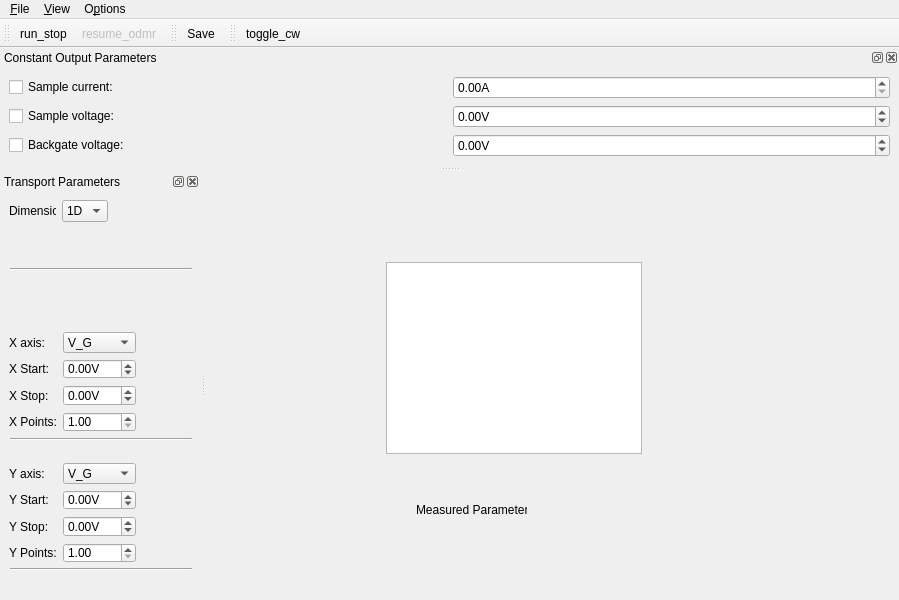
<?xml version="1.0" encoding="UTF-8"?>
<ui version="4.0">
 <class>MainWindow</class>
 <widget class="QMainWindow" name="MainWindow">
  <property name="geometry">
   <rect>
    <x>0</x>
    <y>0</y>
    <width>899</width>
    <height>600</height>
   </rect>
  </property>
  <property name="contextMenuPolicy">
   <enum>Qt::DefaultContextMenu</enum>
  </property>
  <property name="windowTitle">
   <string>qudi: ODMR</string>
  </property>
  <widget class="QWidget" name="centralwidget">
   <widget class="QLabel" name="measured_parameters_label">
    <property name="geometry">
     <rect>
      <x>210</x>
      <y>330</y>
      <width>111</width>
      <height>16</height>
     </rect>
    </property>
    <property name="text">
     <string>Measured Parameters</string>
    </property>
   </widget>
   <widget class="PlotWidget" name="transport_PlotWidget">
    <property name="geometry">
     <rect>
      <x>180</x>
      <y>90</y>
      <width>256</width>
      <height>192</height>
     </rect>
    </property>
    <property name="sizePolicy">
     <sizepolicy hsizetype="Expanding" vsizetype="Expanding">
      <horstretch>1</horstretch>
      <verstretch>1</verstretch>
     </sizepolicy>
    </property>
   </widget>
  </widget>
  <widget class="QMenuBar" name="menubar">
   <property name="geometry">
    <rect>
     <x>0</x>
     <y>0</y>
     <width>899</width>
     <height>21</height>
    </rect>
   </property>
   <widget class="QMenu" name="menu_File">
    <property name="title">
     <string>&amp;File</string>
    </property>
    <addaction name="action_Save"/>
    <addaction name="action_Close"/>
   </widget>
   <widget class="QMenu" name="menu_Options">
    <property name="title">
     <string>O&amp;ptions</string>
    </property>
    <addaction name="action_Settings"/>
    <addaction name="action_FitSettings"/>
   </widget>
   <widget class="QMenu" name="menu_View">
    <property name="title">
     <string>&amp;View</string>
    </property>
    <addaction name="action_RestoreDefault"/>
   </widget>
   <addaction name="menu_File"/>
   <addaction name="menu_View"/>
   <addaction name="menu_Options"/>
  </widget>
  <widget class="QToolBar" name="toolBar">
   <property name="windowTitle">
    <string>toolBar</string>
   </property>
   <attribute name="toolBarArea">
    <enum>TopToolBarArea</enum>
   </attribute>
   <attribute name="toolBarBreak">
    <bool>false</bool>
   </attribute>
   <addaction name="action_run_stop"/>
   <addaction name="action_resume"/>
  </widget>
  <widget class="QDockWidget" name="constant_output_DockWidget">
   <property name="enabled">
    <bool>true</bool>
   </property>
   <property name="sizePolicy">
    <sizepolicy hsizetype="Fixed" vsizetype="Fixed">
     <horstretch>1</horstretch>
     <verstretch>0</verstretch>
    </sizepolicy>
   </property>
   <property name="baseSize">
    <size>
     <width>0</width>
     <height>20</height>
    </size>
   </property>
   <property name="toolTip">
    <string/>
   </property>
   <property name="windowTitle">
    <string>Constant Output Parameters</string>
   </property>
   <attribute name="dockWidgetArea">
    <number>4</number>
   </attribute>
   <widget class="QWidget" name="dockWidgetContents_3">
    <property name="sizePolicy">
     <sizepolicy hsizetype="Minimum" vsizetype="Minimum">
      <horstretch>0</horstretch>
      <verstretch>0</verstretch>
     </sizepolicy>
    </property>
    <layout class="QGridLayout" name="gridLayout">
     <item row="0" column="0">
      <widget class="QCheckBox" name="sample_current_checkBox">
       <property name="text">
        <string>Sample current:</string>
       </property>
      </widget>
     </item>
     <item row="0" column="1">
      <widget class="ScienDSpinBox" name="constant_sample_current_DoubleSpinBox">
       <property name="sizePolicy">
        <sizepolicy hsizetype="Minimum" vsizetype="Fixed">
         <horstretch>0</horstretch>
         <verstretch>0</verstretch>
        </sizepolicy>
       </property>
       <property name="suffix">
        <string>A</string>
       </property>
       <property name="decimals">
        <number>2</number>
       </property>
       <property name="maximum">
        <double>1.000000000000000</double>
       </property>
       <property name="singleStep">
        <double>0.010000000000000</double>
       </property>
      </widget>
     </item>
     <item row="1" column="0">
      <widget class="QCheckBox" name="constant_sample_voltage_checkBox">
       <property name="text">
        <string>Sample voltage:</string>
       </property>
      </widget>
     </item>
     <item row="1" column="1">
      <widget class="ScienDSpinBox" name="constant_sample_voltage_DoubleSpinBox">
       <property name="sizePolicy">
        <sizepolicy hsizetype="Minimum" vsizetype="Fixed">
         <horstretch>0</horstretch>
         <verstretch>0</verstretch>
        </sizepolicy>
       </property>
       <property name="suffix">
        <string>V</string>
       </property>
       <property name="decimals">
        <number>2</number>
       </property>
       <property name="minimum">
        <double>-200.000000000000000</double>
       </property>
       <property name="maximum">
        <double>200.000000000000000</double>
       </property>
      </widget>
     </item>
     <item row="2" column="0">
      <widget class="QCheckBox" name="checkBox">
       <property name="text">
        <string>Backgate voltage:</string>
       </property>
      </widget>
     </item>
     <item row="2" column="1">
      <widget class="ScienDSpinBox" name="constant_backgate_voltage_DoubleSpinBox">
       <property name="sizePolicy">
        <sizepolicy hsizetype="Minimum" vsizetype="Fixed">
         <horstretch>0</horstretch>
         <verstretch>0</verstretch>
        </sizepolicy>
       </property>
       <property name="suffix">
        <string>V</string>
       </property>
       <property name="decimals">
        <number>2</number>
       </property>
       <property name="minimum">
        <double>-200.000000000000000</double>
       </property>
       <property name="maximum">
        <double>200.000000000000000</double>
       </property>
      </widget>
     </item>
    </layout>
   </widget>
  </widget>
  <widget class="QToolBar" name="save_ToolBar">
   <property name="windowTitle">
    <string>toolBar_2</string>
   </property>
   <attribute name="toolBarArea">
    <enum>TopToolBarArea</enum>
   </attribute>
   <attribute name="toolBarBreak">
    <bool>false</bool>
   </attribute>
   <addaction name="action_Save"/>
  </widget>
  <widget class="QToolBar" name="constant_output_ToolBar">
   <property name="windowTitle">
    <string>toolBar_2</string>
   </property>
   <attribute name="toolBarArea">
    <enum>TopToolBarArea</enum>
   </attribute>
   <attribute name="toolBarBreak">
    <bool>false</bool>
   </attribute>
   <addaction name="action_toggle_constant_output"/>
  </widget>
  <widget class="QDockWidget" name="transport_measurement_parameters_dockWidget">
   <property name="sizePolicy">
    <sizepolicy hsizetype="Fixed" vsizetype="Fixed">
     <horstretch>1</horstretch>
     <verstretch>0</verstretch>
    </sizepolicy>
   </property>
   <property name="minimumSize">
    <size>
     <width>200</width>
     <height>301</height>
    </size>
   </property>
   <property name="windowTitle">
    <string>Transport Parameters</string>
   </property>
   <attribute name="dockWidgetArea">
    <number>1</number>
   </attribute>
   <widget class="QWidget" name="dockWidgetContents">
    <widget class="QWidget" name="layoutWidget">
     <property name="geometry">
      <rect>
       <x>9</x>
       <y>272</y>
       <width>127</width>
       <height>100</height>
      </rect>
     </property>
     <layout class="QGridLayout" name="y_axis_gridLayout">
      <item row="0" column="1">
       <widget class="QComboBox" name="y_axis_sweep_parameter_comboBox">
        <item>
         <property name="text">
          <string>V_G</string>
         </property>
        </item>
        <item>
         <property name="text">
          <string>V_S</string>
         </property>
        </item>
        <item>
         <property name="text">
          <string>I_S</string>
         </property>
        </item>
        <item>
         <property name="text">
          <string>T</string>
         </property>
        </item>
        <item>
         <property name="text">
          <string>B</string>
         </property>
        </item>
       </widget>
      </item>
      <item row="1" column="0">
       <widget class="QLabel" name="y_start_label">
        <property name="text">
         <string>Y Start:</string>
        </property>
       </widget>
      </item>
      <item row="2" column="0">
       <widget class="QLabel" name="y_stop_label">
        <property name="text">
         <string>Y Stop:</string>
        </property>
       </widget>
      </item>
      <item row="1" column="1">
       <widget class="ScienDSpinBox" name="y_axis_start_DoubleSpinBox">
        <property name="sizePolicy">
         <sizepolicy hsizetype="Minimum" vsizetype="Fixed">
          <horstretch>0</horstretch>
          <verstretch>0</verstretch>
         </sizepolicy>
        </property>
        <property name="suffix">
         <string>V</string>
        </property>
        <property name="decimals">
         <number>2</number>
        </property>
        <property name="minimum">
         <double>-200.000000000000000</double>
        </property>
        <property name="maximum">
         <double>200.000000000000000</double>
        </property>
       </widget>
      </item>
      <item row="3" column="0">
       <widget class="QLabel" name="y_axis_points_label">
        <property name="text">
         <string>Y Points:</string>
        </property>
       </widget>
      </item>
      <item row="3" column="1">
       <widget class="ScienDSpinBox" name="y_axis_points_DoubleSpinBox">
        <property name="sizePolicy">
         <sizepolicy hsizetype="Minimum" vsizetype="Fixed">
          <horstretch>0</horstretch>
          <verstretch>0</verstretch>
         </sizepolicy>
        </property>
        <property name="suffix">
         <string>0</string>
        </property>
        <property name="decimals">
         <number>1</number>
        </property>
        <property name="minimum">
         <double>1.000000000000000</double>
        </property>
        <property name="maximum">
         <double>100000.000000000000000</double>
        </property>
       </widget>
      </item>
      <item row="2" column="1">
       <widget class="ScienDSpinBox" name="y_axis_stop_DoubleSpinBox">
        <property name="sizePolicy">
         <sizepolicy hsizetype="Minimum" vsizetype="Fixed">
          <horstretch>0</horstretch>
          <verstretch>0</verstretch>
         </sizepolicy>
        </property>
        <property name="suffix">
         <string>V</string>
        </property>
        <property name="decimals">
         <number>2</number>
        </property>
        <property name="minimum">
         <double>-200.000000000000000</double>
        </property>
        <property name="maximum">
         <double>200.000000000000000</double>
        </property>
       </widget>
      </item>
      <item row="0" column="0">
       <widget class="QLabel" name="y_axis_label">
        <property name="text">
         <string>Y axis:</string>
        </property>
       </widget>
      </item>
     </layout>
    </widget>
    <widget class="Line" name="line">
     <property name="geometry">
      <rect>
       <x>10</x>
       <y>240</y>
       <width>182</width>
       <height>16</height>
      </rect>
     </property>
     <property name="orientation">
      <enum>Qt::Horizontal</enum>
     </property>
    </widget>
    <widget class="Line" name="line_2">
     <property name="geometry">
      <rect>
       <x>10</x>
       <y>70</y>
       <width>182</width>
       <height>16</height>
      </rect>
     </property>
     <property name="orientation">
      <enum>Qt::Horizontal</enum>
     </property>
    </widget>
    <widget class="Line" name="line_3">
     <property name="geometry">
      <rect>
       <x>10</x>
       <y>370</y>
       <width>182</width>
       <height>16</height>
      </rect>
     </property>
     <property name="orientation">
      <enum>Qt::Horizontal</enum>
     </property>
    </widget>
    <widget class="QWidget" name="">
     <property name="geometry">
      <rect>
       <x>9</x>
       <y>9</y>
       <width>99</width>
       <height>22</height>
      </rect>
     </property>
     <layout class="QGridLayout" name="dimension_gridLayout">
      <item row="0" column="0">
       <widget class="QLabel" name="dimension_label">
        <property name="text">
         <string>Dimension:</string>
        </property>
       </widget>
      </item>
      <item row="0" column="1">
       <widget class="QComboBox" name="dimension_comboBox">
        <item>
         <property name="text">
          <string>1D</string>
         </property>
        </item>
        <item>
         <property name="text">
          <string>2D</string>
         </property>
        </item>
       </widget>
      </item>
     </layout>
    </widget>
    <widget class="QWidget" name="">
     <property name="geometry">
      <rect>
       <x>9</x>
       <y>141</y>
       <width>127</width>
       <height>100</height>
      </rect>
     </property>
     <layout class="QGridLayout" name="x_axis_gridLayout">
      <item row="0" column="0">
       <widget class="QLabel" name="x_axis_label">
        <property name="text">
         <string>X axis:</string>
        </property>
       </widget>
      </item>
      <item row="0" column="1">
       <widget class="QComboBox" name="x_axis_sweep_parameter_comboBox">
        <item>
         <property name="text">
          <string>V_G</string>
         </property>
        </item>
        <item>
         <property name="text">
          <string>V_S</string>
         </property>
        </item>
        <item>
         <property name="text">
          <string>I_S</string>
         </property>
        </item>
        <item>
         <property name="text">
          <string>T</string>
         </property>
        </item>
        <item>
         <property name="text">
          <string>B</string>
         </property>
        </item>
       </widget>
      </item>
      <item row="1" column="0">
       <widget class="QLabel" name="x_start_label">
        <property name="text">
         <string>X Start:</string>
        </property>
       </widget>
      </item>
      <item row="1" column="1">
       <widget class="ScienDSpinBox" name="x_axis_start_DoubleSpinBox">
        <property name="sizePolicy">
         <sizepolicy hsizetype="Minimum" vsizetype="Fixed">
          <horstretch>0</horstretch>
          <verstretch>0</verstretch>
         </sizepolicy>
        </property>
        <property name="suffix">
         <string>V</string>
        </property>
        <property name="decimals">
         <number>2</number>
        </property>
        <property name="minimum">
         <double>-200.000000000000000</double>
        </property>
        <property name="maximum">
         <double>200.000000000000000</double>
        </property>
       </widget>
      </item>
      <item row="2" column="0">
       <widget class="QLabel" name="x_stop_label">
        <property name="text">
         <string>X Stop:</string>
        </property>
       </widget>
      </item>
      <item row="2" column="1">
       <widget class="ScienDSpinBox" name="x_axis_stop_DoubleSpinBox">
        <property name="sizePolicy">
         <sizepolicy hsizetype="Minimum" vsizetype="Fixed">
          <horstretch>0</horstretch>
          <verstretch>0</verstretch>
         </sizepolicy>
        </property>
        <property name="suffix">
         <string>V</string>
        </property>
        <property name="decimals">
         <number>2</number>
        </property>
        <property name="minimum">
         <double>-200.000000000000000</double>
        </property>
        <property name="maximum">
         <double>200.000000000000000</double>
        </property>
       </widget>
      </item>
      <item row="3" column="0">
       <widget class="QLabel" name="x_axis_points_label">
        <property name="text">
         <string>X Points:</string>
        </property>
       </widget>
      </item>
      <item row="3" column="1">
       <widget class="ScienDSpinBox" name="x_axis_points_DoubleSpinBox">
        <property name="sizePolicy">
         <sizepolicy hsizetype="Minimum" vsizetype="Fixed">
          <horstretch>0</horstretch>
          <verstretch>0</verstretch>
         </sizepolicy>
        </property>
        <property name="suffix">
         <string>0</string>
        </property>
        <property name="decimals">
         <number>1</number>
        </property>
        <property name="minimum">
         <double>1.000000000000000</double>
        </property>
        <property name="maximum">
         <double>100000.000000000000000</double>
        </property>
       </widget>
      </item>
     </layout>
    </widget>
   </widget>
  </widget>
  <action name="action_Settings">
   <property name="icon">
    <iconset>
     <normaloff>../../artwork/icons/oxygen/22x22/configure.png</normaloff>../../artwork/icons/oxygen/22x22/configure.png</iconset>
   </property>
   <property name="text">
    <string>&amp;Settings</string>
   </property>
  </action>
  <action name="action_Save">
   <property name="icon">
    <iconset>
     <normaloff>../../artwork/icons/oxygen/22x22/document-save.png</normaloff>../../artwork/icons/oxygen/22x22/document-save.png</iconset>
   </property>
   <property name="text">
    <string>&amp;Save</string>
   </property>
   <property name="toolTip">
    <string>Save transport data</string>
   </property>
  </action>
  <action name="action_Close">
   <property name="icon">
    <iconset>
     <normaloff>../../artwork/icons/oxygen/22x22/application-exit.png</normaloff>../../artwork/icons/oxygen/22x22/application-exit.png</iconset>
   </property>
   <property name="text">
    <string>&amp;Close</string>
   </property>
  </action>
  <action name="action_run_stop">
   <property name="checkable">
    <bool>true</bool>
   </property>
   <property name="icon">
    <iconset>
     <normaloff>../../artwork/icons/qudiTheme/22x22/start-counter.png</normaloff>
     <activeon>../../artwork/icons/qudiTheme/22x22/stop-counter.png</activeon>../../artwork/icons/qudiTheme/22x22/start-counter.png</iconset>
   </property>
   <property name="text">
    <string>run_stop</string>
   </property>
  </action>
  <action name="action_resume">
   <property name="checkable">
    <bool>true</bool>
   </property>
   <property name="enabled">
    <bool>false</bool>
   </property>
   <property name="icon">
    <iconset>
     <normaloff>../../artwork/icons/qudiTheme/22x22/restart-counter.png</normaloff>
     <activeon>../../artwork/icons/qudiTheme/22x22/stop-counter.png</activeon>../../artwork/icons/qudiTheme/22x22/restart-counter.png</iconset>
   </property>
   <property name="text">
    <string>resume_odmr</string>
   </property>
   <property name="toolTip">
    <string>resume odmr measurement</string>
   </property>
  </action>
  <action name="action_RestoreDefault">
   <property name="text">
    <string>Restore &amp;default</string>
   </property>
  </action>
  <action name="action_FitSettings">
   <property name="text">
    <string>Fit settings</string>
   </property>
  </action>
  <action name="action_toggle_constant_output">
   <property name="checkable">
    <bool>true</bool>
   </property>
   <property name="icon">
    <iconset>
     <normaloff>../../artwork/icons/oxygen/22x22/media-playback-start.png</normaloff>
     <normalon>../../artwork/icons/oxygen/22x22/media-playback-stop.png</normalon>
     <activeon>../../artwork/icons/oxygen/22x22/media-playback-stop.png</activeon>../../artwork/icons/oxygen/22x22/media-playback-start.png</iconset>
   </property>
   <property name="text">
    <string>toggle_cw</string>
   </property>
   <property name="toolTip">
    <string>toggle microwave CW output</string>
   </property>
  </action>
 </widget>
 <customwidgets>
  <customwidget>
   <class>ScienDSpinBox</class>
   <extends>QDoubleSpinBox</extends>
   <header location="global">qtwidgets.scientific_spinbox.h</header>
  </customwidget>
  <customwidget>
   <class>PlotWidget</class>
   <extends>QGraphicsView</extends>
   <header>pyqtgraph</header>
  </customwidget>
 </customwidgets>
 <tabstops>
  <tabstop>transport_PlotWidget</tabstop>
 </tabstops>
 <resources/>
 <connections>
  <connection>
   <sender>action_Close</sender>
   <signal>triggered()</signal>
   <receiver>MainWindow</receiver>
   <slot>close()</slot>
   <hints>
    <hint type="sourcelabel">
     <x>-1</x>
     <y>-1</y>
    </hint>
    <hint type="destinationlabel">
     <x>531</x>
     <y>347</y>
    </hint>
   </hints>
  </connection>
 </connections>
</ui>
